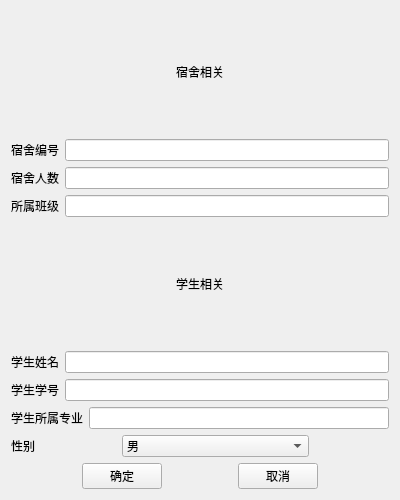
<?xml version="1.0" encoding="UTF-8"?>
<ui version="4.0">
 <class>newEntry</class>
 <widget class="QWidget" name="newEntry">
  <property name="geometry">
   <rect>
    <x>0</x>
    <y>0</y>
    <width>400</width>
    <height>500</height>
   </rect>
  </property>
  <property name="windowTitle">
   <string>Form</string>
  </property>
  <layout class="QVBoxLayout" name="verticalLayout">
   <item alignment="Qt::AlignHCenter">
    <widget class="QLabel" name="label_9">
     <property name="sizePolicy">
      <sizepolicy hsizetype="Minimum" vsizetype="Minimum">
       <horstretch>0</horstretch>
       <verstretch>0</verstretch>
      </sizepolicy>
     </property>
     <property name="minimumSize">
      <size>
       <width>0</width>
       <height>38</height>
      </size>
     </property>
     <property name="styleSheet">
      <string notr="true">font: 75 10pt &quot;Adobe Arabic&quot;;
font: 75 12pt &quot;Adobe Arabic&quot;;</string>
     </property>
     <property name="text">
      <string>宿舍相关</string>
     </property>
    </widget>
   </item>
   <item>
    <layout class="QHBoxLayout" name="horizontalLayout">
     <item>
      <widget class="QLabel" name="label">
       <property name="text">
        <string>宿舍编号</string>
       </property>
      </widget>
     </item>
     <item>
      <widget class="QLineEdit" name="docNumEdit"/>
     </item>
    </layout>
   </item>
   <item>
    <layout class="QHBoxLayout" name="horizontalLayout_2">
     <item>
      <widget class="QLabel" name="label_2">
       <property name="text">
        <string>宿舍人数</string>
       </property>
      </widget>
     </item>
     <item>
      <widget class="QLineEdit" name="docPeopleNumEdit"/>
     </item>
    </layout>
   </item>
   <item>
    <layout class="QHBoxLayout" name="horizontalLayout_5">
     <item>
      <widget class="QLabel" name="label_4">
       <property name="text">
        <string>所属班级</string>
       </property>
      </widget>
     </item>
     <item>
      <widget class="QLineEdit" name="docClassEdit"/>
     </item>
    </layout>
   </item>
   <item alignment="Qt::AlignHCenter">
    <widget class="QLabel" name="label_10">
     <property name="sizePolicy">
      <sizepolicy hsizetype="Preferred" vsizetype="Minimum">
       <horstretch>0</horstretch>
       <verstretch>0</verstretch>
      </sizepolicy>
     </property>
     <property name="styleSheet">
      <string notr="true">font: 75 12pt &quot;Adobe Arabic&quot;;</string>
     </property>
     <property name="text">
      <string>学生相关</string>
     </property>
    </widget>
   </item>
   <item>
    <layout class="QHBoxLayout" name="horizontalLayout_6">
     <item>
      <widget class="QLabel" name="label_5">
       <property name="text">
        <string>学生姓名</string>
       </property>
      </widget>
     </item>
     <item>
      <widget class="QLineEdit" name="studentName"/>
     </item>
    </layout>
   </item>
   <item>
    <layout class="QHBoxLayout" name="horizontalLayout_7">
     <item>
      <widget class="QLabel" name="label_6">
       <property name="text">
        <string>学生学号</string>
       </property>
      </widget>
     </item>
     <item>
      <widget class="QLineEdit" name="studentNum"/>
     </item>
    </layout>
   </item>
   <item>
    <layout class="QHBoxLayout" name="horizontalLayout_9">
     <item>
      <widget class="QLabel" name="label_8">
       <property name="text">
        <string>学生所属专业</string>
       </property>
      </widget>
     </item>
     <item>
      <widget class="QLineEdit" name="studentMajor"/>
     </item>
    </layout>
   </item>
   <item>
    <layout class="QHBoxLayout" name="horizontalLayout_4">
     <item>
      <widget class="QLabel" name="label_3">
       <property name="text">
        <string>性别</string>
       </property>
      </widget>
     </item>
     <item>
      <spacer name="horizontalSpacer_4">
       <property name="orientation">
        <enum>Qt::Horizontal</enum>
       </property>
       <property name="sizeHint" stdset="0">
        <size>
         <width>40</width>
         <height>20</height>
        </size>
       </property>
      </spacer>
     </item>
     <item>
      <widget class="QComboBox" name="sexChose">
       <property name="minimumSize">
        <size>
         <width>187</width>
         <height>0</height>
        </size>
       </property>
       <item>
        <property name="text">
         <string>男</string>
        </property>
       </item>
       <item>
        <property name="text">
         <string>女</string>
        </property>
       </item>
      </widget>
     </item>
     <item>
      <spacer name="horizontalSpacer_5">
       <property name="orientation">
        <enum>Qt::Horizontal</enum>
       </property>
       <property name="sizeHint" stdset="0">
        <size>
         <width>40</width>
         <height>20</height>
        </size>
       </property>
      </spacer>
     </item>
    </layout>
   </item>
   <item>
    <layout class="QHBoxLayout" name="horizontalLayout_3">
     <item>
      <spacer name="horizontalSpacer">
       <property name="orientation">
        <enum>Qt::Horizontal</enum>
       </property>
       <property name="sizeHint" stdset="0">
        <size>
         <width>1</width>
         <height>20</height>
        </size>
       </property>
      </spacer>
     </item>
     <item>
      <widget class="QPushButton" name="sureButton">
       <property name="text">
        <string>确定</string>
       </property>
      </widget>
     </item>
     <item>
      <spacer name="horizontalSpacer_3">
       <property name="orientation">
        <enum>Qt::Horizontal</enum>
       </property>
       <property name="sizeHint" stdset="0">
        <size>
         <width>40</width>
         <height>20</height>
        </size>
       </property>
      </spacer>
     </item>
     <item>
      <widget class="QPushButton" name="cancelButton">
       <property name="text">
        <string>取消</string>
       </property>
      </widget>
     </item>
     <item>
      <spacer name="horizontalSpacer_2">
       <property name="orientation">
        <enum>Qt::Horizontal</enum>
       </property>
       <property name="sizeHint" stdset="0">
        <size>
         <width>40</width>
         <height>20</height>
        </size>
       </property>
      </spacer>
     </item>
    </layout>
   </item>
  </layout>
 </widget>
 <resources/>
 <connections/>
</ui>
